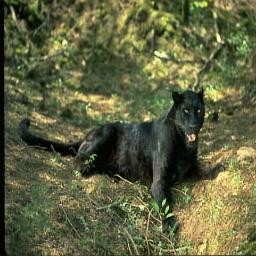
#> input picture reconstructed-images/final generation/VAE.png, 256 x 256 px; the run also reads 4 pictures not shown here
$ python metrics.py
#> lines starting #> are read from the running program, lines starting #| are printed output that depends on the picture; long printed decimals are rounded
import os
import cv2
import math
import numpy as np
from skimage.metrics import structural_similarity as ssim
from matplotlib import pyplot as plt


def psnr(target, ref):
    target_data = target.astype(float)
    ref_data = ref.astype(float)
    diff = ref_data - target_data
    diff = diff.flatten('C')
    rmse = math.sqrt(np.mean(diff ** 2.))
    return 20 * math.log10(255. / rmse)


def mse(target, ref):
    err = np.sum((target.astype('float') - ref.astype('float')) ** 2)
    err /= float(target.shape[0] * target.shape[1])
    return err

def compare_images(target, ref):
    scores = []
    scores.append(psnr(target, ref))
    scores.append(mse(target, ref))
    scores.append(ssim(target, ref, multichannel =True))
    return scores


target = cv2.imread('VAE.png')
#> target is the input picture: shape (256, 256, 3); mean B, G, R 64.4, 99.1, 95.7
ref = cv2.imread('HR.png')
scores = compare_images(target, ref)
#> in psnr, `diff = ref_data - target_data`:
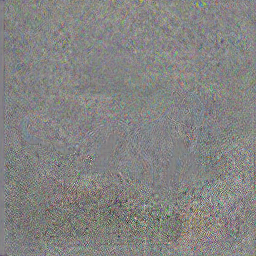
#> diff: shape (256, 256, 3) float64; mean B, G, R 0.8, 1.4, 1.5; drawn with min black and max white
#> in psnr, `rmse = math.sqrt(np.mean(diff ** 2.))`: rmse = 6.13
#> in mse, `err = np.sum((target.astype('float') - ref.astype('float')) ** 2)`: err = 7398831
#> in mse, `err /= float(target.shape[0] * target.shape[1])`: err = 112.9
#> scores = [32.38, 112.9, 0.964]
print("VAE : ", scores)
#| VAE :  [32.375, 112.897, 0.9637]


target = cv2.imread('EDSR.png')
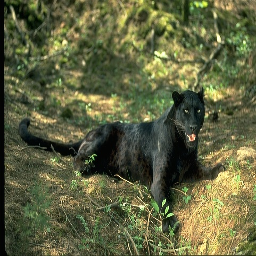
#> input picture reconstructed-images/final generation/EDSR.png, 256 x 256 px
#> target is the input picture: shape (256, 256, 3); mean B, G, R 64.9, 99.7, 96.2
ref = cv2.imread('HR.png')
scores = compare_images(target, ref)
#> in psnr (call 2), `diff = ref_data - target_data`:
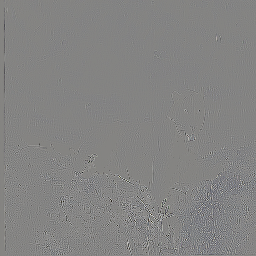
#> diff: shape (256, 256, 3) float64; mean B, G, R 0.3, 0.7, 0.9; drawn with min black and max white
#> in psnr (call 2), `rmse = math.sqrt(np.mean(diff ** 2.))`: rmse = 6.64
#> scores = [31.69, 132.2, 0.974]
print("EDSR : ", scores)
#| EDSR :  [31.689, 132.219, 0.9742]


target = cv2.imread('SRGAN.png')
ref = cv2.imread('HR.png')
scores = compare_images(target, ref)
#> in psnr (call 3), `diff = ref_data - target_data`:
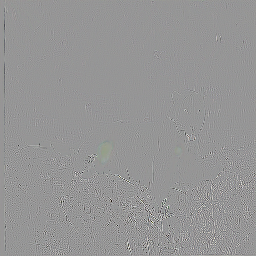
#> diff: shape (256, 256, 3) float64; mean B, G, R 0.3, 0.2, 0.4; drawn with min black and max white
#> in psnr (call 3), `rmse = math.sqrt(np.mean(diff ** 2.))`: rmse = 6.53
#> scores = [31.84, 127.8, 0.973]
print("SRGAN : ", scores)
#| SRGAN :  [31.837, 127.784, 0.9731]


target = cv2.imread('ERCA.png')
ref = cv2.imread('HR.png')
scores = compare_images(target, ref)
#> scores = [32.43, 111.4, 0.977]
print("ERCA : ", scores)
#| ERCA :  [32.434, 111.369, 0.9775]


target = cv2.imread('ESRGAN.png')
ref = cv2.imread('HR.png')
scores = compare_images(target, ref)
#> scores = [31.39, 141.7, 0.973]
print("ESRGAN : ", scores)
#| ESRGAN :  [31.389, 141.6875, 0.9731]


target = cv2.imread('SRFEAT.png')
ref = cv2.imread('HR.png')
#> (the run stopped early here; a loop or call above may not have finished)
